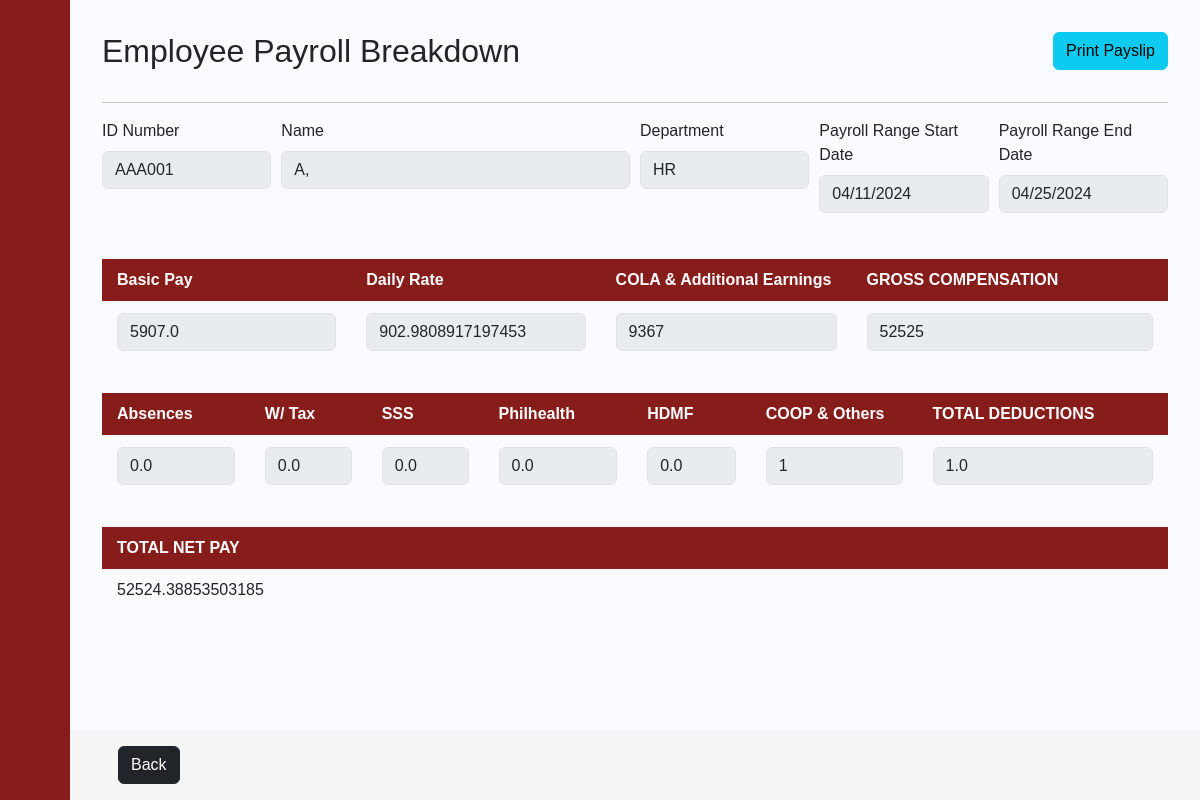
The page /payroll_breakdown/1/1/ on the database its author committed.
### payrollapp/models.py (models this page shows, shortened)
class Payslip_Transaction(models.Model):
    Transaction_ID = models.IntegerField(primary_key=True)
    Date_Distributed = models.DateField(blank=True, null=True)
    Start_Date = models.DateField(blank=True, null=True)
    End_Date = models.DateField(blank=True, null=True)
    Net_Pay = models.FloatField()
    Total_Deductions = models.FloatField()
    Absence_Deductions = models.FloatField()
    OT = models.FloatField()
    NightShift = models.FloatField()
    Holiday_Comp = models.FloatField()
    Employee_ID = models.ForeignKey(Employee, on_delete=models.CASCADE)
    SSS_Rate_ID = models.FloatField()
    PhilHealth_Rate_ID = models.FloatField()
    HDMF_Rate_ID = models.FloatField()
    WTAX_Rate_ID = models.FloatField()
    HMO_Rate_ID = models.FloatField()
    ULDeductions_Rate_ID = models.ForeignKey(UNIFORMLAPTOPDEDUCTIONS, on_delete=models.CASCADE)
    CA_Rate_ID = models.ForeignKey(CA, on_delete=models.CASCADE)
    COOP_Rate_ID = models.ForeignKey(COOP, on_delete=models.CASCADE)
    COLA_Rate_ID = models.ForeignKey(COLA, on_delete=models.CASCADE)
    AddtlEarning_Rate_ID = models.ForeignKey(ADDITIONAL_EARNINGS, on_delete=models.CASCADE)

class Employee(models.Model):
    Last_name = models.CharField(max_length=255)
    First_name = models.CharField(max_length=255)
    Middle_name = models.CharField(max_length=255, blank=True, null=True)
    id_number = models.CharField(max_length=6, primary_key=True)
    Status  = models.CharField(max_length=255)
    Department  = models.CharField(max_length=255)
    Role   = models.CharField(max_length=255)
    Join_Date = models.DateField(blank=True, null=True)
    Phone_Number = models.CharField(max_length=255)
    Email = models.CharField(max_length=255)
    BankNumber = models.IntegerField()
    Salary   = models.FloatField()
    Vacation_Leaves = models.IntegerField()
    Sick_Leaves = models.IntegerField()

class ADDITIONAL_EARNINGS(models.Model):
    AddtlEarning_ID = models.IntegerField(primary_key=True)
    Type = models.CharField(max_length=255)
    ADD_EARNINGS = models.IntegerField()

class COLA(models.Model):
    COLA_ID = models.IntegerField(primary_key=True)
    COLA_Amount = models.IntegerField()

class UNIFORMLAPTOPDEDUCTIONS(models.Model):
    ULDeductions_ID = models.IntegerField(primary_key=True)
    Type = models.CharField(max_length=255)
    ULDeductions_Amount = models.IntegerField()

class CA(models.Model):
    CA_ID = models.IntegerField(primary_key=True)
    CA_Amount = models.IntegerField()

class COOP(models.Model):
    COOP_ID = models.IntegerField(primary_key=True)
    COOP_Amount = models.IntegerField()

### payrollapp/views.py (the view)
# urls.py: path('payroll_breakdown/<int:UID>/<str:TID>/', views.payroll_breakdown, name='payroll_breakdown'),
def payroll_breakdown(request, UID, TID):
    user = get_object_or_404(USER_ACCOUNT, pk=UID)
    payrolls =  get_object_or_404(Payslip_Transaction, Transaction_ID=TID)#Swap to Payroll ID later
    employee = payrolls.Employee_ID
    name = employee.Last_name+', '+employee.First_name+' '+employee.Middle_name
    start = payrolls.Start_Date.strftime('%Y-%m-%d')
    end = payrolls.End_Date.strftime('%Y-%m-%d')
    return render(request, 'payrollapp/payroll_breakdown.html', {'user':user , 'payrolls':payrolls, 'name':name, 'start':start, 'end':end})

### payrollapp/templates/payrollapp/payroll_breakdown.html
{% extends 'payrollapp/base.html' %}
{% load mathfilters %}
{% load static %}
{% block content %}
<div class="content">
    <div class="form-row">
        <h2 class="form-group col-md-6" >Employee Payroll Breakdown </h2>
        <div class="action-icons col-md-6">
            <a class="btn btn-info form-group" href="{% url 'payslip' UID=user.pk TID=payrolls.Transaction_ID %}">Print Payslip</a>
        </div>
    </div>
    <hr>
    <div class="form-row">
        <div class="form-group col-md-2">
            <label for="inputID">ID Number</label>
            <input type="text" class="form-control" id="inputID" value={{payrolls.Employee_ID.id_number}} readonly>
        </div>
        <div class="form-group col-md-4">
          <label for="inputFullName"> Name</label>
          <input type="text" class="form-control" id="inputFullName" value={{name}} readonly>
        </div>
        <div class="form-group col-md-2">
            <label for="inputDept">Department</label>
            <input type="text" class="form-control" id="inputDept" value={{payrolls.Employee_ID.Department}} readonly>
        </div>
        <div class="form-group col-md-2">
            <label for="start">Payroll Range Start Date</label>
            <input type="date" class="form-control" id="start" value={{start}} readonly>
        </div>
        <div class="form-group col-md-2">
            <label for="end">Payroll Range End Date</label>
            <input type="date" class="form-control" id="end" value={{end}} readonly>
        </div>
    </div>
    <div style="overflow-x:auto;">
        <table id="posts">
            <thead>
                <tr>
                    <th style="width:10%">Basic Pay</th>
                    <th style="width:10%"> Daily Rate</th>
                    <th style="width:10%">COLA & Additional Earnings</th>
                    <th style="width:11%">GROSS COMPENSATION</th>
                </tr>
            </thead>
            <tbody>
                <tr>
                    <td>
                        <input type="float" class="form-control" id="mth_yr" value={{payrolls.Employee_ID.Salary|div:2}} readonly>
                    </td>
                    <td>
                        <input type="float" class="form-control" id="mth_yr" value={{payrolls.Employee_ID.Salary|mul:2|mul:12|div:314}} readonly>
                    </td>
                    <td>
                        <input type="float" class="form-control" id="mth_yr" value={{payrolls.AddtlEarning_Rate_ID.ADD_EARNINGS|add:payrolls.COLA_Rate_ID.COLA_Amount|add:payrolls.OT|add:payrolls.Holiday_Comp}} readonly>
                    </td>
                    <td>
                        <input type="float" class="form-control" id="mth_yr" value="{{payrolls.Net_Pay|add:payrolls.Total_Deductions}}" readonly>
                    </td>
                </tr>
            </tbody>
        </table>
        <table id="posts">
            <thead>
                <tr>
                    <th style="width:7%">Absences</th>
                    <th style="width:7%"> W/ Tax</th>
                    <th style="width:7%">SSS</th>
                    <th style="width:7%">Philhealth</th>
                    <th style="width:7%">HDMF</th>
                    <th style="width:10%">COOP & Others</th>
                    <th style="width:15%">TOTAL DEDUCTIONS</th>
                </tr>
            </thead>
            <tbody>
                <tr>
                    <td>
                        <input type="float" class="form-control" id="mth_yr" value={{payrolls.Absence_Deductions}} readonly>
                    </td>
                    <td>
                        <input type="float" class="form-control" id="mth_yr" value={{payrolls.WTAX_Rate_ID}} readonly>
                    </td>
                    <td>
                            <input type="float" class="form-control" id="mth_yr" value={{payrolls.SSS_Rate_ID}} readonly>
                    </td>
                    <td>
                        <input type="float" class="form-control" id="mth_yr" value={{payrolls.PhilHealth_Rate_ID}} readonly>
                    </td>
                    <td>
                        <input type="float" class="form-control" id="mth_yr" value={{payrolls.HDMF_Rate_ID}} readonly>
                    </td>
                    <td>
                        <input type="float" class="form-control" id="mth_yr" value={{payrolls.HMO_Rate_ID|add:payrolls.ULDeductions_Rate_ID.ULDeductions_Amount|add:payrolls.CA_Rate_ID.CA_Amount|add:payrolls.COOP_Rate_ID.COOP_Amount}} readonly>
                    </td>
                    <td>
                        <input type="float" class="form-control" id="mth_yr" value={{payrolls.Total_Deductions}} readonly>
                    </td>
                </tr>
            </tbody>
        </table>
        <table id="posts">
            <thead>
                <tr>
                    <th style="width:10%">TOTAL NET PAY</th>
                </tr>
            </thead>
            <tbody>
                <tr>
                    <td>
                        {{payrolls.Net_Pay}}
                    </td>
                </tr>
            </tbody>
        </table>
    </div>
</div>
<footer>
    <div class="footer-wrap">
      <div class="back-button">
          <a class="btn btn-dark mx-3" href="{% url 'generate_page' UID=user.pk %}" type="button">Back</a>
      </div>
    </div>
</footer>
{% endblock %}

### rows shown on the page
Payslip_Transaction: Employee_ID.id_number "AAA001", Employee_ID.Department "HR", Employee_ID.Salary|div "5907.0", Employee_ID.Salary|mul "902.9808917197453", AddtlEarning_Rate_ID.ADD_EARNINGS|add "9367", Net_Pay|add "52525", Absence_Deductions "0.0", WTAX_Rate_ID "0.0", SSS_Rate_ID "0.0", PhilHealth_Rate_ID "0.0", HDMF_Rate_ID "0.0", HMO_Rate_ID|add "1", Total_Deductions "1.0", Net_Pay "52524.38853503185"
